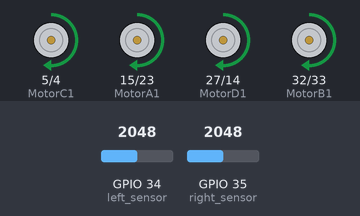
Recording of a sketch running on a simulated ESP32. On the bench: motor-driver pin pairs drawn as motors (green arrow = first pin HIGH = forward, orange = second pin HIGH = backward, longer = more drive). The test bench sets the inputs (shaded band); at power-on: GPIO 34 (left_sensor) = 2048, GPIO 35 (right_sensor) = 2048. What the sketch prints to the serial monitor is not drawn.

Above: at 1.2 s.
1.3 s: GPIO 34 (left_sensor) set to 1230
4.3 s: GPIO 34 (left_sensor) set to 1129
At 5.3 s:
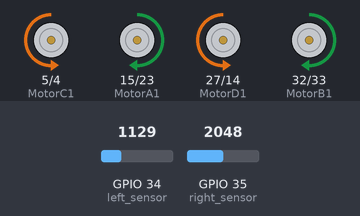
5.8 s: GPIO 35 (right_sensor) set to 1253
7.3 s: GPIO 35 (right_sensor) set to 1173
At 7.9 s:
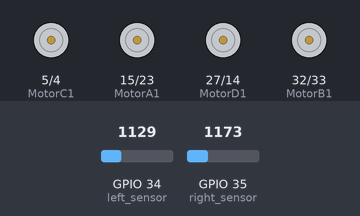
9.1 s: GPIO 34 (left_sensor) set to 1228
At 10.1 s:
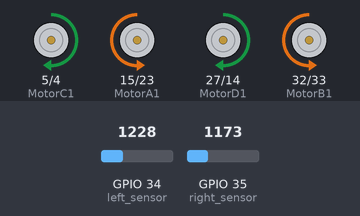
10.6 s: GPIO 34 (left_sensor) set to 1160
At 10.75 s:
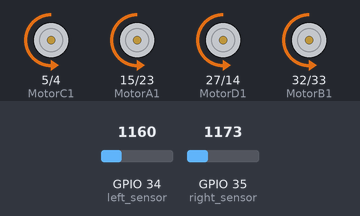
Timing chart, 0 to 13.4 s (numbered marks = the images above; inputs shaded):
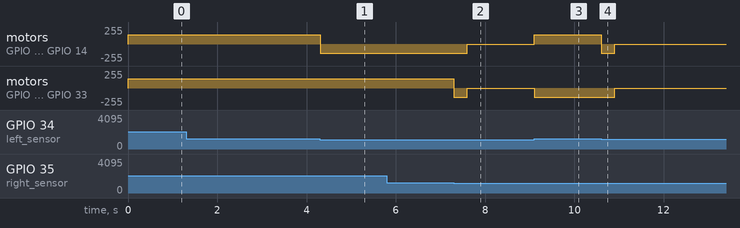

Measured:
- the behaviour switches between 1200 and 1199 on GPIO 34 (left_sensor) (found by bisection; images 0 and 1)
- the behaviour switches between 1200 and 1199 on GPIO 35 (right_sensor) (found by bisection; images 1 and 2)
- after the input at 4.3 s, motor on GPIO 5 (MotorC1) / GPIO 4 (MotorC2), motor on GPIO 27 (MotorD1) / GPIO 14 (MotorD2): forward 139/255 → backward 139/255 at once
- after the input at 7.3 s, motor on GPIO 5 (MotorC1) / GPIO 4 (MotorC2), motor on GPIO 27 (MotorD1) / GPIO 14 (MotorD2): backward 139/255 → stopped after 0.31 s; motor on GPIO 15 (MotorA1) / GPIO 23 (MotorA2), motor on GPIO 32 (MotorB1) / GPIO 33 (MotorB2): forward 139/255 → backward 139/255 at once, → stopped 0.30 s later
- after the input at 9.1 s, motor on GPIO 5 (MotorC1) / GPIO 4 (MotorC2), motor on GPIO 27 (MotorD1) / GPIO 14 (MotorD2): stopped → forward 139/255 at once; motor on GPIO 15 (MotorA1) / GPIO 23 (MotorA2), motor on GPIO 32 (MotorB1) / GPIO 33 (MotorB2): stopped → backward 139/255 at once
- after the input at 10.6 s, motor on GPIO 5 (MotorC1) / GPIO 4 (MotorC2), motor on GPIO 27 (MotorD1) / GPIO 14 (MotorD2): forward 139/255 → backward 139/255 at once, → stopped 0.30 s later; motor on GPIO 15 (MotorA1) / GPIO 23 (MotorA2), motor on GPIO 32 (MotorB1) / GPIO 33 (MotorB2): backward 139/255 → stopped after 0.31 s

The sketch:

TrackerBot.ino
```cpp
//"""REX 8in1 Tracker Bot"""
// ESP32 Board Version Must Be 2.0.11

#define left_sensor 34   // IR pins
#define right_sensor 35  // IR pins

//define motor pins and speeds
#define MotorA1 15
#define MotorA2 23

#define MotorB1 32
#define MotorB2 33

#define MotorC1 5
#define MotorC2 4

#define MotorD1 27
#define MotorD2 14

//define speed of motor
#define MID 140

//direction
#define STOP 0
#define FWD 1
#define BWD 2
#define RIGHT 3
#define LEFT 4

#define THRESHOLD 1200

//setting PWM properties
const int freq = 50;
const int PWMchannel_1 = 4;
const int PWMchannel_2 = 5;
const int PWMchannel_3 = 6;
const int PWMchannel_4 = 7;
const int PWMchannel_5 = 8;
const int PWMchannel_6 = 9;
const int PWMchannel_7 = 10;
const int PWMchannel_8 = 11;

const int resolution = 8;

uint8_t directionStt = STOP;
uint8_t oldDirection = STOP;

unsigned long reverseTime = 0;

void setup() {
  Serial.begin(115200);   //make sure your Serial Monitor is also set at this baud rate.

  pinMode(left_sensor, INPUT);
  pinMode(right_sensor, INPUT);

  pinMode(MotorA1, OUTPUT);
  pinMode(MotorA2, OUTPUT);

  pinMode(MotorB1, OUTPUT);
  pinMode(MotorB2, OUTPUT);

  pinMode(MotorC1, OUTPUT);
  pinMode(MotorC2, OUTPUT);

  pinMode(MotorD1, OUTPUT);
  pinMode(MotorD2, OUTPUT);

  ledcSetup(PWMchannel_1, freq, resolution);
  ledcAttachPin(MotorA1, PWMchannel_1);

  ledcSetup(PWMchannel_2, freq, resolution);
  ledcAttachPin(MotorA2, PWMchannel_2);

  ledcSetup(PWMchannel_3, freq, resolution);
  ledcAttachPin(MotorB1, PWMchannel_3);

  ledcSetup(PWMchannel_4, freq, resolution);
  ledcAttachPin(MotorB2, PWMchannel_4);

  ledcSetup(PWMchannel_5, freq, resolution);
  ledcAttachPin(MotorC1, PWMchannel_5);

  ledcSetup(PWMchannel_6, freq, resolution);
  ledcAttachPin(MotorC2, PWMchannel_6);

  ledcSetup(PWMchannel_7, freq, resolution);
  ledcAttachPin(MotorD1, PWMchannel_7);

  ledcSetup(PWMchannel_8, freq, resolution);
  ledcAttachPin(MotorD2, PWMchannel_8);
}

void loop() {
  //convert analog values to integer values.
  int leftSensor = analogRead(left_sensor);
  int rightSensor = analogRead(right_sensor);

  Serial.print("left:");
  Serial.print(leftSensor);
  Serial.print("  right:");
  Serial.println(rightSensor);
  Serial.println("");

  if (leftSensor >= THRESHOLD && rightSensor >= THRESHOLD) {
    directionStt = FWD;
  }
  else if (leftSensor < THRESHOLD && rightSensor > THRESHOLD) {
    directionStt = RIGHT;
  }
  else if (leftSensor > THRESHOLD && rightSensor < THRESHOLD) {
    directionStt = LEFT;
  }
  else if (leftSensor < THRESHOLD && rightSensor < THRESHOLD && directionStt != STOP) {
    directionStt = BWD;
  }

  if (directionStt != oldDirection) {
    oldDirection = directionStt;
    if (directionStt == FWD)
      forward();
    else if (directionStt == RIGHT)
      right();
    else if (directionStt == LEFT)
      left();
    else if (directionStt == BWD) {
      backward();
      reverseTime = millis();
    } else if (directionStt == STOP)
      stop();
  }

  if (directionStt == BWD && millis() - reverseTime > 300)
    directionStt = STOP;
}

void forward() {
  ledcWrite(PWMchannel_1, MID); //MotorA1
  ledcWrite(PWMchannel_2, LOW); //MotorA2

  ledcWrite(PWMchannel_3, MID); //MotorB1
  ledcWrite(PWMchannel_4, LOW); //MotorB2

  ledcWrite(PWMchannel_5, MID); //MotorC1
  ledcWrite(PWMchannel_6, LOW); //MotorC2

  ledcWrite(PWMchannel_7, MID); //MotorD1
  ledcWrite(PWMchannel_8, LOW); //MotorD2
}

void right() {
  ledcWrite(PWMchannel_1, MID); //MotorA1
  ledcWrite(PWMchannel_2, LOW); //MotorA2

  ledcWrite(PWMchannel_3, MID); //MotorB1
  ledcWrite(PWMchannel_4, LOW); //MotorB2

  ledcWrite(PWMchannel_5, LOW); //MotorC1
  ledcWrite(PWMchannel_6, MID); //MotorC2

  ledcWrite(PWMchannel_7, LOW); //MotorD1
  ledcWrite(PWMchannel_8, MID); //MotorD2
}

void left() {
  ledcWrite(PWMchannel_1, LOW); //MotorA1
  ledcWrite(PWMchannel_2, MID); //MotorA2

  ledcWrite(PWMchannel_3, LOW); //MotorB1
  ledcWrite(PWMchannel_4, MID); //MotorB2

  ledcWrite(PWMchannel_5, MID); //MotorC1
  ledcWrite(PWMchannel_6, LOW); //MotorC2

  ledcWrite(PWMchannel_7, MID); //MotorD1
  ledcWrite(PWMchannel_8, LOW); //MotorD2
}

void stop() {
  ledcWrite(PWMchannel_1, LOW); //MotorA1
  ledcWrite(PWMchannel_2, LOW); //MotorA2

  ledcWrite(PWMchannel_3, LOW); //MotorB1
  ledcWrite(PWMchannel_4, LOW); //MotorB2

  ledcWrite(PWMchannel_5, LOW); //MotorC1
  ledcWrite(PWMchannel_6, LOW); //MotorC2

  ledcWrite(PWMchannel_7, LOW); //MotorD1
  ledcWrite(PWMchannel_8, LOW); //MotorD2
}

void backward() {
  ledcWrite(PWMchannel_1, LOW); //MotorA1
  ledcWrite(PWMchannel_2, MID); //MotorA2

  ledcWrite(PWMchannel_3, LOW); //MotorB1
  ledcWrite(PWMchannel_4, MID); //MotorB2

  ledcWrite(PWMchannel_5, LOW); //MotorC1
  ledcWrite(PWMchannel_6, MID); //MotorC2

  ledcWrite(PWMchannel_7, LOW); //MotorD1
  ledcWrite(PWMchannel_8, MID); //MotorD2
}
```
